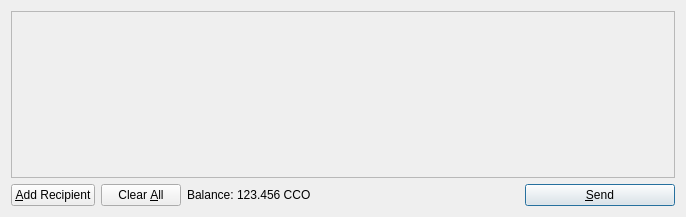
<?xml version="1.0" encoding="UTF-8"?>
<ui version="4.0">
 <class>SendCoinsDialog</class>
 <widget class="QDialog" name="SendCoinsDialog">
  <property name="geometry">
   <rect>
    <x>0</x>
    <y>0</y>
    <width>686</width>
    <height>217</height>
   </rect>
  </property>
  <property name="windowTitle">
   <string>Send Coins</string>
  </property>
  <layout class="QVBoxLayout" name="verticalLayout">
   <item>
    <widget class="QScrollArea" name="scrollArea">
     <property name="widgetResizable">
      <bool>true</bool>
     </property>
     <widget class="QWidget" name="scrollAreaWidgetContents">
      <property name="geometry">
       <rect>
        <x>0</x>
        <y>0</y>
        <width>666</width>
        <height>165</height>
       </rect>
      </property>
      <layout class="QVBoxLayout" name="verticalLayout_2">
       <property name="margin">
        <number>0</number>
       </property>
       <item>
        <layout class="QVBoxLayout" name="entries">
         <property name="spacing">
          <number>6</number>
         </property>
        </layout>
       </item>
       <item>
        <spacer name="verticalSpacer">
         <property name="orientation">
          <enum>Qt::Vertical</enum>
         </property>
         <property name="sizeHint" stdset="0">
          <size>
           <width>20</width>
           <height>40</height>
          </size>
         </property>
        </spacer>
       </item>
      </layout>
     </widget>
    </widget>
   </item>
   <item>
    <layout class="QHBoxLayout" name="horizontalLayout">
     <item>
      <widget class="QPushButton" name="addButton">
       <property name="toolTip">
        <string>Send to multiple recipients at once</string>
       </property>
       <property name="text">
        <string>&amp;Add Recipient</string>
       </property>
       <property name="icon">
        <iconset resource="../bitcoin.qrc">
         <normaloff>:/icons/add</normaloff>:/icons/add</iconset>
       </property>
       <property name="autoDefault">
        <bool>false</bool>
       </property>
      </widget>
     </item>
     <item>
      <widget class="QPushButton" name="clearButton">
       <property name="sizePolicy">
        <sizepolicy hsizetype="Minimum" vsizetype="Fixed">
         <horstretch>0</horstretch>
         <verstretch>0</verstretch>
        </sizepolicy>
       </property>
       <property name="toolTip">
        <string>Remove all transaction fields</string>
       </property>
       <property name="text">
        <string>Clear &amp;All</string>
       </property>
       <property name="icon">
        <iconset resource="../bitcoin.qrc">
         <normaloff>:/icons/remove</normaloff>:/icons/remove</iconset>
       </property>
       <property name="autoRepeatDelay">
        <number>300</number>
       </property>
       <property name="autoDefault">
        <bool>false</bool>
       </property>
      </widget>
     </item>
     <item>
      <layout class="QHBoxLayout" name="horizontalLayout_2">
       <property name="spacing">
        <number>3</number>
       </property>
       <item>
        <widget class="QLabel" name="label">
         <property name="text">
          <string>Balance:</string>
         </property>
        </widget>
       </item>
       <item>
        <widget class="QLabel" name="labelBalance">
         <property name="cursor">
          <cursorShape>IBeamCursor</cursorShape>
         </property>
         <property name="text">
          <string>123.456 CCO</string>
         </property>
         <property name="textInteractionFlags">
          <set>Qt::LinksAccessibleByMouse|Qt::TextSelectableByKeyboard|Qt::TextSelectableByMouse</set>
         </property>
        </widget>
       </item>
      </layout>
     </item>
     <item>
      <spacer name="horizontalSpacer">
       <property name="orientation">
        <enum>Qt::Horizontal</enum>
       </property>
       <property name="sizeHint" stdset="0">
        <size>
         <width>40</width>
         <height>20</height>
        </size>
       </property>
      </spacer>
     </item>
     <item>
      <widget class="QPushButton" name="sendButton">
       <property name="minimumSize">
        <size>
         <width>150</width>
         <height>0</height>
        </size>
       </property>
       <property name="toolTip">
        <string>Confirm the send action</string>
       </property>
       <property name="text">
        <string>&amp;Send</string>
       </property>
       <property name="icon">
        <iconset resource="../bitcoin.qrc">
         <normaloff>:/icons/send</normaloff>:/icons/send</iconset>
       </property>
       <property name="default">
        <bool>true</bool>
       </property>
      </widget>
     </item>
    </layout>
   </item>
  </layout>
 </widget>
 <resources>
  <include location="../bitcoin.qrc"/>
 </resources>
 <connections/>
</ui>
